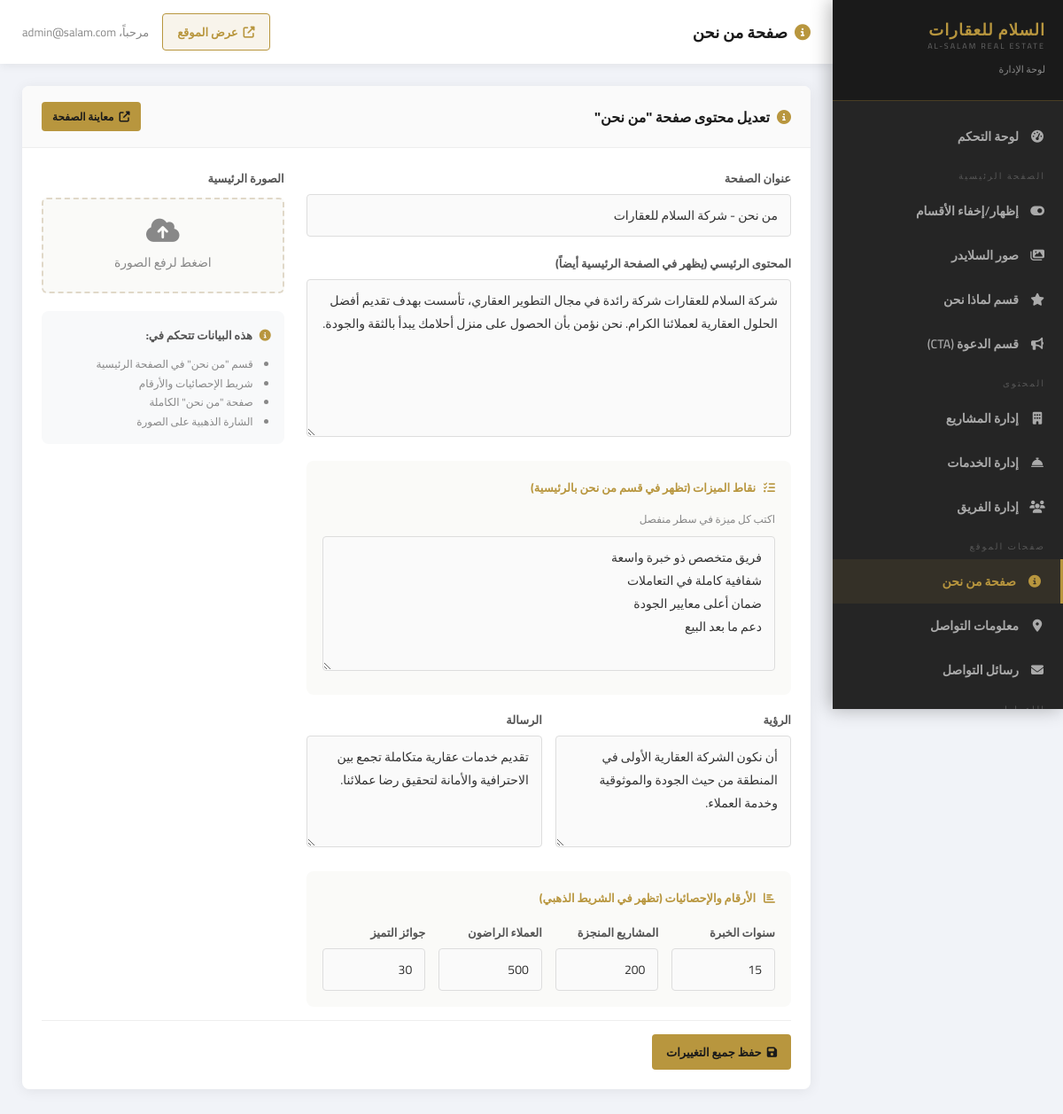
Page /admin/about.php (signed in) on the committed database.
### tables this page shows
CREATE TABLE about_content (
    id INTEGER PRIMARY KEY AUTOINCREMENT,
    title TEXT,
    content TEXT,
    vision TEXT,
    mission TEXT,
    stats TEXT,
    image_path TEXT,
    years_exp INTEGER DEFAULT 15,
    projects_count INTEGER DEFAULT 200,
    clients_count INTEGER DEFAULT 500,
    awards_count INTEGER DEFAULT 30
, features TEXT);

### admin/about.php (the view, shortened to what this page needs)
<?php
require_once __DIR__ . '/../includes/admin-check.php';
$about = $pdo->query("SELECT * FROM about_content LIMIT 1")->fetch();
$current_features = [];
if (empty($current_features)) {
    $current_features = ['فريق متخصص ذو خبرة واسعة','شفافية كاملة في التعاملات','ضمان أعلى معايير الجودة','دعم ما بعد البيع'];
}
include __DIR__ . '/../includes/admin-header.php';
?>
<div class="admin-card">
    <div class="admin-card-header">
        <h3><i class="fas fa-info-circle"></i> تعديل محتوى صفحة "من نحن"</h3>
        <a href="/about.php" class="btn btn-sm btn-gold" target="_blank"><i class="fas fa-external-link-alt"></i> معاينة الصفحة</a>
    </div>
    <div class="admin-card-body">
        <form method="POST" enctype="multipart/form-data">
            <div style="display:grid;grid-template-columns:2fr 1fr;gap:25px;">
                <div>
                    <div class="form-mb">
                        <label class="form-label">عنوان الصفحة</label>
                        <input type="text" name="title" class="form-control" value="<?php echo htmlspecialchars($about['title'] ?? 'من نحن - شركة السلام للعقارات'); ?>">
                    </div>
                    <div class="form-mb">
                        <label class="form-label">المحتوى الرئيسي (يظهر في الصفحة الرئيسية أيضاً)</label>
                        <textarea name="content" class="form-control" rows="6"><?php echo htmlspecialchars($about['content'] ?? ''); ?></textarea>
                    </div>
                    <div style="background:#fafaf8;border-radius:8px;padding:18px;margin-bottom:16px;">
                        <h4 style="font-size:13px;font-weight:700;color:var(--gold);margin-bottom:12px;"><i class="fas fa-list-check" style="margin-left:6px;"></i> نقاط الميزات (تظهر في قسم من نحن بالرئيسية)</h4>
                        <p style="font-size:12px;color:#888;margin-bottom:8px;">اكتب كل ميزة في سطر منفصل</p>
                        <textarea name="features" class="form-control" rows="5" placeholder="فريق متخصص ذو خبرة واسعة
شفافية كاملة في التعاملات
ضمان أعلى معايير الجودة
دعم ما بعد البيع"><?php echo htmlspecialchars(implode("\n", $current_features)); ?></textarea>
                    </div>
                    <div style="display:grid;grid-template-columns:1fr 1fr;gap:15px;">
                        <div class="form-mb">
                            <label class="form-label">الرؤية</label>
                            <textarea name="vision" class="form-control" rows="4"><?php echo htmlspecialchars($about['vision'] ?? ''); ?></textarea>
                        </div>
                        <div class="form-mb">
                            <label class="form-label">الرسالة</label>
                            <textarea name="mission" class="form-control" rows="4"><?php echo htmlspecialchars($about['mission'] ?? ''); ?></textarea>
                        </div>
                    </div>
                    <div style="background:#fafaf8;border-radius:8px;padding:18px;">
                        <h4 style="font-size:13px;font-weight:700;color:var(--gold);margin-bottom:15px;"><i class="fas fa-chart-bar" style="margin-left:6px;"></i> الأرقام والإحصائيات (تظهر في الشريط الذهبي)</h4>
                        <div style="display:grid;grid-template-columns:repeat(4,1fr);gap:15px;">
                            <div>
                                <label class="form-label">سنوات الخبرة</label>
                                <input type="number" name="years_exp" class="form-control" value="<?php echo $about['years_exp'] ?? 15; ?>" min="1">
                            </div>
                            <div>
                                <label class="form-label">المشاريع المنجزة</label>
                                <input type="number" name="projects_count" class="form-control" value="<?php echo $about['projects_count'] ?? 200; ?>" min="0">
                            </div>
                            <div>
                                <label class="form-label">العملاء الراضون</label>
                                <input type="number" name="clients_count" class="form-control" value="<?php echo $about['clients_count'] ?? 500; ?>" min="0">
                            </div>
                            <div>
                                <label class="form-label">جوائز التميز</label>
                                <input type="number" name="awards_count" class="form-control" value="<?php echo $about['awards_count'] ?? 30; ?>" min="0">
                            </div>
                        </div>
                    </div>
                </div>
                <div>
                    <label class="form-label">الصورة الرئيسية</label>
                    <div class="upload-area" style="margin-top:10px;">
                        <i class="fas fa-cloud-upload-alt"></i>
                        <span>اضغط لرفع الصورة</span>
                    </div>
                    <div style="margin-top:20px;padding:15px;background:#f8f9fa;border-radius:8px;">
                        <h5 style="font-size:13px;color:#555;margin-bottom:10px;"><i class="fas fa-info-circle" style="color:var(--gold);margin-left:5px;"></i> هذه البيانات تتحكم في:</h5>
                        <ul style="font-size:12px;color:#888;padding-right:20px;line-height:1.8;">
                            <li>قسم "من نحن" في الصفحة الرئيسية</li>
                            <li>شريط الإحصائيات والأرقام</li>
                            <li>صفحة "من نحن" الكاملة</li>
                            <li>الشارة الذهبية على الصورة</li>
                        </ul>
                    </div>
                </div>
            </div>
            <div style="display:flex;gap:10px;padding-top:15px;border-top:1px solid #eee;margin-top:15px;">
                <button type="submit" class="btn btn-gold"><i class="fas fa-save"></i> حفظ جميع التغييرات</button>
            </div>
        </form>
    </div>
</div>
<?php include __DIR__ . '/../includes/admin-footer.php'; ?>

### assets/css/style.css (style rules this page uses)
:root { --gold: #b8963e; --gold-light: #d4a847; --gold-dark: #8c6e2a; --dark: #1a1a1a; --dark2: #252525; --dark3: #2f2f2f; --light: #f5f0e8; --white: #ffffff; --gray: #888; --gray-light: #f8f5f0; --text: #333; }
* { margin: 0; padding: 0; box-sizing: border-box; }
html { scroll-behavior: smooth; }
body { font-family: 'Cairo', 'Segoe UI', sans-serif; direction: rtl; color: var(--text); background: var(--white); overflow-x: hidden; }
a { text-decoration: none; color: inherit; transition: all 0.3s; }
.admin-body { background: #f1f3f8; min-height: 100vh; font-family: 'Cairo', sans-serif; direction: rtl; }
.admin-card { background: var(--white); border-radius: 8px; box-shadow: 0 2px 15px rgba(0,0,0,0.07); margin-bottom: 25px; overflow: hidden; }
.admin-card-header { padding: 18px 22px; border-bottom: 1px solid #eee; display: flex; align-items: center; justify-content: space-between; background: #fafafa; }
.admin-card-header h3 { font-size: 16px; font-weight: 700; color: var(--dark); display: flex; align-items: center; gap: 8px; }
.admin-card-header h3 i { color: var(--gold); }
.admin-card-body { padding: 22px; }
.btn { padding: 8px 16px; border-radius: 4px; font-size: 13px; font-weight: 600; cursor: pointer; border: none; font-family: 'Cairo', sans-serif; transition: all 0.2s; display: inline-flex; align-items: center; gap: 6px; }
.btn-gold { background: var(--gold); color: var(--dark); }
.btn-sm { padding: 5px 12px; font-size: 12px; }
.form-label { display: block; margin-bottom: 6px; font-size: 13px; font-weight: 700; color: #555; }
.form-control { width: 100%; padding: 10px 14px; border: 1px solid #ddd; border-radius: 4px; font-size: 14px; font-family: 'Cairo', sans-serif; color: var(--text); background: #fafafa; transition: all 0.3s; }
textarea.form-control { resize: vertical; min-height: 100px; }
.form-mb { margin-bottom: 18px; }
.upload-area { border: 2px dashed #e0d8c8; border-radius: 6px; padding: 20px; text-align: center; cursor: pointer; color: #888; font-size: 14px; background: #fafaf8; }
.upload-area i { display: block; font-size: 30px; margin-bottom: 8px; }

### rows in the picture
about_content: title "من نحن - شركة السلام للعقارات", content "شركة السلام للعقارات شركة رائدة في مجال التطوير العقاري، تأسست بهدف تقديم أفضل الحلول العقارية لعملائنا الكرام. نحن نؤمن بأن الحصول على منزل أحلامك يبدأ بالثقة والجودة.", vision "أن نكون الشركة العقارية الأولى في المنطقة من حيث الجودة والموثوقية وخدمة العملاء.", mission "تقديم خدمات عقارية متكاملة تجمع بين الاحترافية والأمانة لتحقيق رضا عملائنا.", years_exp "15", projects_count "200", clients_count "500", awards_count "30"

### other values in the picture
$admin_title "صفحة من نحن"
$_SESSION['admin_email'] "admin@salam.com"
